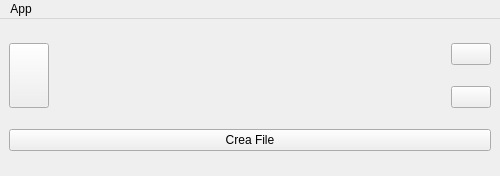
<?xml version="1.0" encoding="UTF-8"?>
<ui version="4.0">
 <class>MainWindow</class>
 <widget class="QMainWindow" name="MainWindow">
  <property name="geometry">
   <rect>
    <x>0</x>
    <y>0</y>
    <width>500</width>
    <height>176</height>
   </rect>
  </property>
  <property name="windowTitle">
   <string>Gestione Inventario</string>
  </property>
  <property name="windowIcon">
   <iconset resource="../static/resources.qrc">
    <normaloff>:/icons/icon.ico</normaloff>:/icons/icon.ico</iconset>
  </property>
  <widget class="QWidget" name="centralwidget">
   <property name="sizePolicy">
    <sizepolicy hsizetype="Preferred" vsizetype="Minimum">
     <horstretch>0</horstretch>
     <verstretch>0</verstretch>
    </sizepolicy>
   </property>
   <layout class="QGridLayout" name="gridLayout">
    <item row="0" column="1">
     <layout class="QHBoxLayout" name="horizontalLayout">
      <item>
       <widget class="QLabel" name="file1_label">
        <property name="sizePolicy">
         <sizepolicy hsizetype="Expanding" vsizetype="Preferred">
          <horstretch>0</horstretch>
          <verstretch>0</verstretch>
         </sizepolicy>
        </property>
        <property name="toolTipDuration">
         <number>-1</number>
        </property>
        <property name="text">
         <string/>
        </property>
       </widget>
      </item>
      <item>
       <widget class="QPushButton" name="file1_button">
        <property name="text">
         <string/>
        </property>
        <property name="icon">
         <iconset resource="../static/resources.qrc">
          <normaloff>:/icons/folder.png</normaloff>:/icons/folder.png</iconset>
        </property>
        <property name="iconSize">
         <size>
          <width>32</width>
          <height>32</height>
         </size>
        </property>
       </widget>
      </item>
     </layout>
    </item>
    <item row="0" column="0" rowspan="2">
     <widget class="QPushButton" name="swap_button">
      <property name="sizePolicy">
       <sizepolicy hsizetype="Minimum" vsizetype="Minimum">
        <horstretch>0</horstretch>
        <verstretch>0</verstretch>
       </sizepolicy>
      </property>
      <property name="cursor">
       <cursorShape>PointingHandCursor</cursorShape>
      </property>
      <property name="text">
       <string/>
      </property>
      <property name="icon">
       <iconset resource="../static/resources.qrc">
        <normaloff>:/icons/swap.png</normaloff>:/icons/swap.png</iconset>
      </property>
      <property name="iconSize">
       <size>
        <width>32</width>
        <height>32</height>
       </size>
      </property>
     </widget>
    </item>
    <item row="1" column="1">
     <layout class="QHBoxLayout" name="horizontalLayout_2">
      <item>
       <widget class="QLabel" name="file2_label">
        <property name="sizePolicy">
         <sizepolicy hsizetype="Expanding" vsizetype="Preferred">
          <horstretch>0</horstretch>
          <verstretch>0</verstretch>
         </sizepolicy>
        </property>
        <property name="toolTipDuration">
         <number>-1</number>
        </property>
        <property name="text">
         <string/>
        </property>
       </widget>
      </item>
      <item>
       <widget class="QPushButton" name="file2_button">
        <property name="text">
         <string/>
        </property>
        <property name="icon">
         <iconset resource="../static/resources.qrc">
          <normaloff>:/icons/folder.png</normaloff>:/icons/folder.png</iconset>
        </property>
        <property name="iconSize">
         <size>
          <width>32</width>
          <height>32</height>
         </size>
        </property>
       </widget>
      </item>
     </layout>
    </item>
    <item row="2" column="0" colspan="2">
     <widget class="QPushButton" name="create_button">
      <property name="text">
       <string>Crea File</string>
      </property>
     </widget>
    </item>
   </layout>
  </widget>
  <widget class="QMenuBar" name="menuBar">
   <property name="geometry">
    <rect>
     <x>0</x>
     <y>0</y>
     <width>500</width>
     <height>26</height>
    </rect>
   </property>
   <widget class="QMenu" name="menuApp">
    <property name="title">
     <string>App</string>
    </property>
    <addaction name="app_update_button"/>
   </widget>
   <addaction name="menuApp"/>
  </widget>
  <action name="app_update_button">
   <property name="text">
    <string>Aggiorna</string>
   </property>
  </action>
 </widget>
 <resources>
  <include location="../static/resources.qrc"/>
 </resources>
 <connections/>
</ui>
